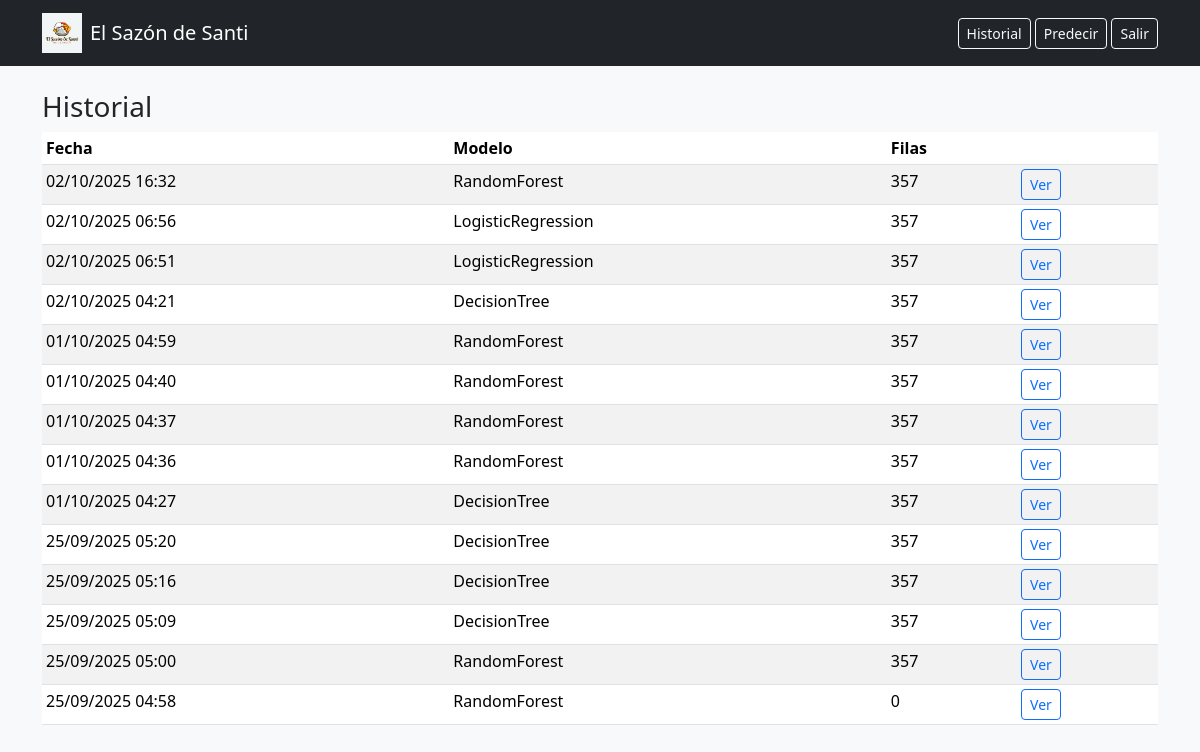
Screenshot of /runs/ (signed in) with the database file from the repository.
### predictions/models.py (models this page shows, shortened)
class PredictionRun(models.Model):
    MODEL_CHOICES = [
        ('rf', 'RandomForest'),
        ('dt', 'DecisionTree'),
        ('lr', 'LogisticRegression'),   # 👈 NUEVO
    ]
    user = models.ForeignKey(User, on_delete=models.SET_NULL, null=True, blank=True)
    model_choice = models.CharField(max_length=2, choices=MODEL_CHOICES)
    uploaded_csv = models.FileField(upload_to='uploads/')
    created_at = models.DateTimeField(auto_now_add=True)
    total_rows = models.PositiveIntegerField(default=0)

### predictions/views.py (the view)
# urls.py: path('runs/', runs_history, name='history'),
@login_required
def runs_history(request):
    if request.user.is_staff:
        runs = PredictionRun.objects.all().order_by('-created_at')
    else:
        runs = PredictionRun.objects.filter(user=request.user).order_by('-created_at')
    return render(request, 'predictions/history.html', {'runs': runs})

### templates/predictions/history.html
{% extends "base.html" %}
{% load static %}
{% block content %}
<h3>Historial</h3>
<table class="table table-striped table-sm">
  <thead><tr><th>Fecha</th><th>Modelo</th><th>Filas</th><th></th></tr></thead>
  <tbody>
  {% for r in runs %}
    <tr>
      <td>{{ r.created_at|date:"d/m/Y H:i" }}</td>
      <td>{{ r.get_model_choice_display }}</td>
      <td>{{ r.total_rows }}</td>
      <td><a class="btn btn-sm btn-outline-primary" href="{% url 'predictions:run_results' r.id %}">Ver</a></td>
    </tr>
  {% empty %}
    <tr><td colspan="4">No hay ejecuciones.</td></tr>
  {% endfor %}
  </tbody>
</table>
{% endblock %}

### rows the page displays
PredictionRun: created_at "02/10/2025 16:32", model_choice "RandomForest", total_rows "357"
PredictionRun: created_at "02/10/2025 06:56", model_choice "LogisticRegression", total_rows "357"
PredictionRun: created_at "02/10/2025 06:51", model_choice "LogisticRegression", total_rows "357"
PredictionRun: created_at "02/10/2025 04:21", model_choice "DecisionTree", total_rows "357"
PredictionRun: created_at "01/10/2025 04:59", model_choice "RandomForest", total_rows "357"
PredictionRun: created_at "01/10/2025 04:40", model_choice "RandomForest", total_rows "357"
PredictionRun: created_at "01/10/2025 04:37", model_choice "RandomForest", total_rows "357"
PredictionRun: created_at "01/10/2025 04:36", model_choice "RandomForest", total_rows "357"
PredictionRun: created_at "01/10/2025 04:27", model_choice "DecisionTree", total_rows "357"
PredictionRun: created_at "25/09/2025 05:20", model_choice "DecisionTree", total_rows "357"
PredictionRun: created_at "25/09/2025 05:16", model_choice "DecisionTree", total_rows "357"
PredictionRun: created_at "25/09/2025 05:09", model_choice "DecisionTree", total_rows "357"
PredictionRun: created_at "25/09/2025 05:00", model_choice "RandomForest", total_rows "357"
PredictionRun: created_at "25/09/2025 04:58", model_choice "RandomForest", total_rows "0"
